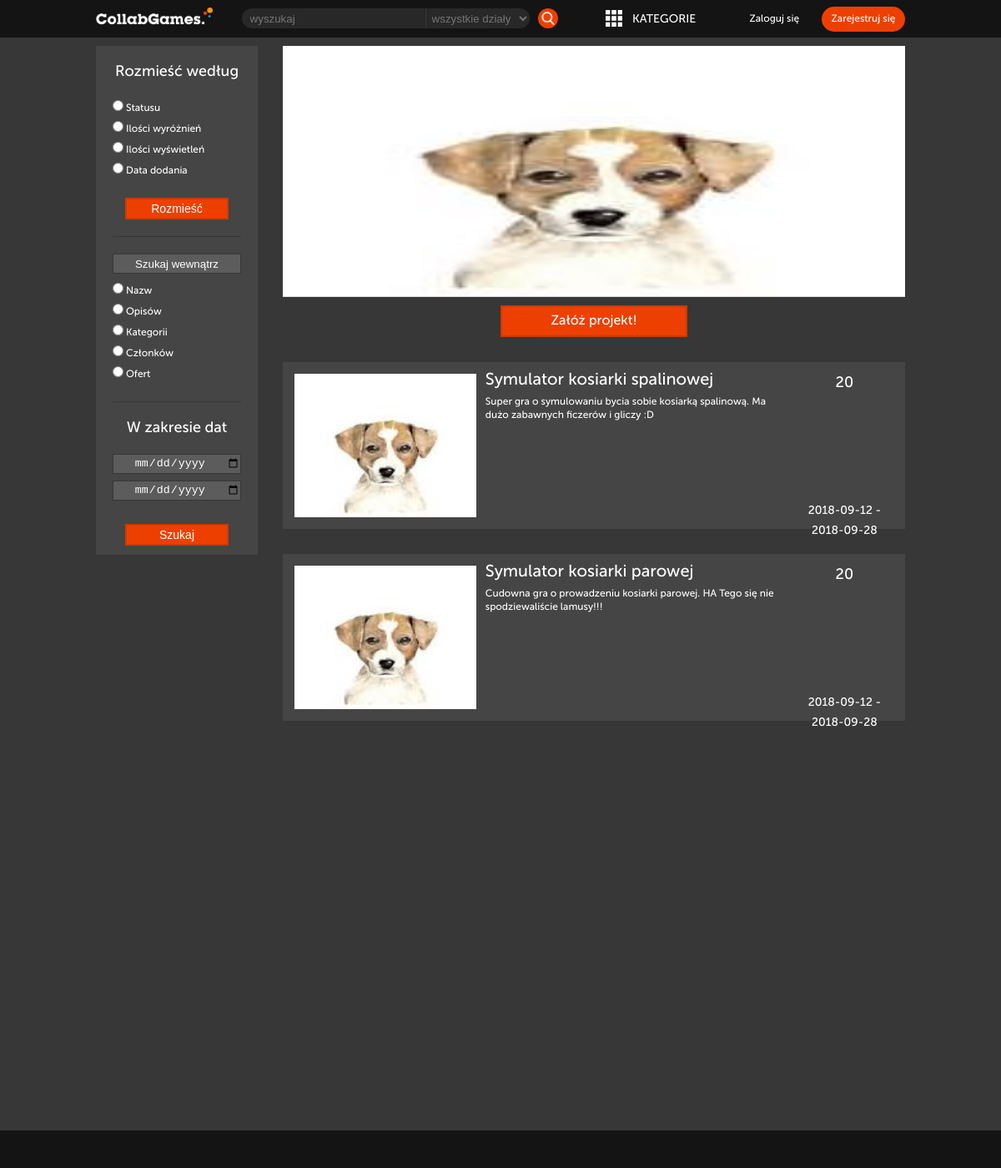
Screenshot of /project_list with the database file from the repository.
### tables this page shows
CREATE TABLE `projects` (
  `ID` int(11) NOT NULL,
  `Name` varchar(50) NOT NULL,
  `URL` varchar(30) NOT NULL,
  `Status` enum('Active','Suspended','Terminated','Released') NOT NULL DEFAULT 'Active',
  `Distinguishions` int(10) UNSIGNED NOT NULL DEFAULT '0',
  `Category` enum('Game','Mod','Tool','Other') NOT NULL DEFAULT 'Game',
  `WWW` text,
  `StartDate` date NOT NULL,
  `EndDate` date NOT NULL,
  `Precision2` enum('Year','Quarter','Day') NOT NULL DEFAULT 'Year',
  `FinishedPart` int(10) UNSIGNED NOT NULL DEFAULT '0',
  `ShortDesc` text NOT NULL,
  `LongDesc` text,
  `Like` text
);

### project_list.php (the view, shortened to what this page needs)
<div class="container">
    <div class="col-2">
        <div class="search">
            <h2>Rozmieść według</h2>
            <form>
                <div class="search-point"><input type="radio" name="order_by" value="status">Statusu</div>
                <div class="search-point"><input type="radio" name="order_by" value="views">Ilości wyróżnień</div>
                <div class="search-point"><input type="radio" name="order_by" value="distinctions">Ilości wyświetleń</div>
                <div class="search-point"><input type="radio" name="order_by" value="date">Data dodania</div>
                <input class="submit-style" type="submit" value="Rozmieść">
            </form>
            <hr>
            <form>
                <div class="search-point"><input class="project_list-search-input" type="text" name="search" placeholder="Szukaj wewnątrz"></div>
                <div class="search-point"><input type="radio" name="search" value="views">Nazw</div>
                <div class="search-point"><input type="radio" name="search" value="distinctions">Opisów</div>
                <div class="search-point"><input type="radio" name="search" value="date">Kategorii</div>
                <div class="search-point"><input type="radio" name="search" value="distinctions">Członków</div>
                <div class="search-point"><input type="radio" name="search" value="date">Ofert</div>
                <hr>
                <h2>W zakresie dat</h2>
                <div class="search-point"><input class="project_list-date-input" type="date" name="search" value="status"></div>
                <div class="search-point"><input class="project_list-date-input" type="date" name="search" value="views"></div>
                <input class="submit-style" type="submit" value="Szukaj">
            </form>
        </div>
    </div>
    <div class="col-8 list">
        <div class="col-10">
            <img id="banner" src="potwor.png" alt="Nie ma"/>
        </div>
        <div class="col-10 create-container">
            <a href="project_create" class="create">
                Załóż projekt!
            </a>
        </div>
        <?php
        require "scripts/connect.php";
        try {
            $conn = new PDO("mysql:host=$servername; dbname=$dbname", $username, $password);
            $conn->exec("set names utf8");
            $conn->setAttribute(PDO::ATTR_EMULATE_PREPARES, false);
            $conn->setAttribute(PDO::ATTR_ERRMODE, PDO::ERRMODE_EXCEPTION);
            $stmt = $conn->prepare("SELECT * FROM `projects`");
            $stmt->execute();
            foreach ($stmt as $row) {
                echo '
                <div class="list-element">
                    <div class="col-3">
                        <img class="project-picture" src="potwor.png" alt="Nie ma"/>
                    </div>
                    <div class="col-5">
                        <div class="project-description-container">
                            <div class="project-title">'
                                .$row['Name'].
                            '</div>
                            <div class="project-description">'
                                .$row['ShortDesc'].
                            '</div>
                            <div class="project-links">
                            </div>
                        </div>
                    </div>
                    <div class="col-2">
                        <div class="project-right-description-container">
                            <div class="project-progress">'
                                .$row['FinishedPart'].
                            '</div>
                            <div class="project-members-container">';
                            echo'
                            </div>
                            <div class="project-duration">'
                                .$row['StartDate']. " - " . $row['EndDate'].
                            '</div>
                        </div>
                    </div>
                </div>';
            }
        } catch (PDOException $e) {
            echo $e->getMessage();
        }
        ?>
    </div>
</div>
</body>
</html>

### index.php (shortened to what this page needs)
<?php
require_once ('functions/page_loader.php');
if(!isset($_GET['page'])) {
    page_loader("index");
}
else {
    page_loader($_GET['page']);
}

### functions/page_loader.php (shortened to what this page needs)
<?php
function page_loader($name){
    require "scripts/connect.php";
    $type = "index";
    if(!empty($name)) {
        if ($name == "project_list" or $name == "project_editor" or $name == "my_page") {
            $type = $name;
        }
    }
    ?>
    <!DOCTYPE html>
    <html>
    <head>
        <link rel="stylesheet" type="text/css" href="fonts/MyFontsWebfontsKit.css">
        <link rel="stylesheet" type="text/css" href="css/defaults.css">
        <link rel="stylesheet" type="text/css" href="css/navigation.css">
        <link rel="stylesheet" type="text/css" href="css/<?php echo $type;?>.css">
        <link rel="stylesheet" type="text/css" href="css/register.css">
        <link rel="stylesheet" type="text/css" href="css/invite.css">
        <link rel="stylesheet" type="text/css" href="css/footer.css">
    </head>
    <body>
    <?php
    require_once ("navigation.php");
    switch($type){
        case "project_list":
            require_once ("project_list.php");
            break;
    }
}

### navigation.php (shortened to what this page needs)
<nav>
	<div class="navigation-container">
		<div class="navigation-logo-container"><a href="index.php"><img id="collabgames-logo" src="collablogo.png" alt="colabgames logo"/></a></div>
		<div class="navigation-search-box-container">
			<form method="post" action="basicsearch.php">
				<input id="search-input-style" type="text" placeholder="wyszukaj" name="query">
				<select id="search-options-style" name="target">
					<option value="all">wszystkie działy</option>
				</select>
				<input id="search-button-style" type="submit" value="">
			</form>
		</div>
		<div class="navigation-categories-container">
			<div id="categories-icon">
				<img src="images/categories.png">
			</div>
			<div class="categories">
				<div class="categories-button">KATEGORIE</div>
			</div>
		</div>
        <?php
        if($_SESSION['UserID'] == 0) {
            echo "
            <div class=\"navigation-login-container\" >
                <div onclick = \"document.getElementById('login-container').style.display='block';document.getElementById('register-container').style.display='none'\" ><a id = \"login\" href = \"#\" > Zaloguj się </a ></div >
            </div >
            <div class=\"navigation-register-container\" >
                <div onclick = \"document.getElementById('register-container').style.display='block';document.getElementById('login-container').style.display='none'\" ><a id = \"register\" href = \"#\" > Zarejestruj się </a ></div >
            </div >";
        }
		?>
	</div>
</nav>

### css/defaults.css (style rules this page uses)
* { box-sizing: border-box; }
body { margin: 0px; background-color: #373737; font-family: MuseoSans-500; color: white; }
p,h1,h2,h3,h4,h5,h6 { font-weight: normal; font-style: normal; margin: 0px; }
img { display: block; width: 100%; height: auto; }
[class^="col-"] { width: 100%; float: left; }
@media only screen and (min-width: 720px) { .col-2 { width: 20%; } }
@media only screen and (min-width: 720px) { .col-3 { width: 30%; } }
@media only screen and (min-width: 720px) { .col-5 { width: 50%; } }
@media only screen and (min-width: 720px) { .col-8 { width: 80%; } }
@media only screen and (min-width: 720px) { .col-10 { width: 100%; } }

### css/navigation.css (style rules this page uses)
nav { position: fixed; width: 100%; top: 0px; background-color: #141414; height: 45px; // box-shadow: 0px 3px 10px #BBBBBB; z-index: 100; }
.navigation-container { width: 970px; margin: auto; }
.navigation-logo-container { float: left; width: 18%; }
.navigation-search-box-container { float: left; width: 45%; }
.navigation-categories-container { width: 14%; float: left; }
.navigation-login-container { width: 12%; float: left; }
.navigation-register-container { width: 11%; float: left; }
#collabgames-logo { margin-top: 9px; width: 140px; height: 24px; }
#search-input-style { margin-top: 10px; width: 220px; height: 24px; padding-left: 10px; color: #747474; background-color: #282828; border: none; float: left; border-top-left-radius: 12px; border-bottom-left-radius: 12px; }
#search-options-style { margin-top: 10px; width: 125px; height: 24px; padding: 3px; color: #747474; background-color: #282828; border: none; border-left: solid 1px #373737; float: left; border-top-right-radius: 12px; border-bottom-right-radius: 12px; }
#search-button-style { margin-top: 10px; margin-left: 10px; width: 24px; height: 24px; // color: #ed4000; border: none; cursor: pointer; float: left; border-radius: 50%; background: url(../images/search.png) no-repeat 50% 50%; background-size: cover; }
#categories-icon { margin-top: 12px; width: 20px; height: 20px; color: black; float: left; }
#login { display: block; margin-top: 8px; width: 100px; height: 30px; font-size: 12px; line-height: 30px; text-align: center; color: white; text-decoration: none; float: right; }
#register { display: block; margin-top: 8px; width: 100px; height: 30px; font-size: 12px; line-height: 30px; text-align: center; color: white; text-decoration: none; background-color: #ed4000; // border: 1px solid black; border-radius: 15px; float: right; }
.categories-button { margin-top: 8px; margin-bottom: 8px; width: 100px; height: 30px; font-size: 14px; line-height: 30px; text-align: center; color: white; text-decoration: none; cursor: pointer; float: right; }
.categories { position: relative; display: inline-block; }

### css/footer.css (style rules this page uses)
.footer-main-container { top: 60px; position: relative; width: 100%; height: 45px; margin-top: 40px; float: left; background-color: #141414; }

### rows the page displays
projects: Name "Symulator kosiarki spalinowej", ShortDesc "Super gra o symulowaniu bycia sobie kosiarką spalinową. Ma dużo zabawnych ficzerów i gliczy :D", FinishedPart "20", StartDate "2018-09-12", EndDate "2018-09-28"
projects: Name "Symulator kosiarki parowej", ShortDesc "Cudowna gra o prowadzeniu kosiarki parowej. HA Tego się nie spodziewaliście lamusy!!!", FinishedPart "20", StartDate "2018-09-12", EndDate "2018-09-28"
